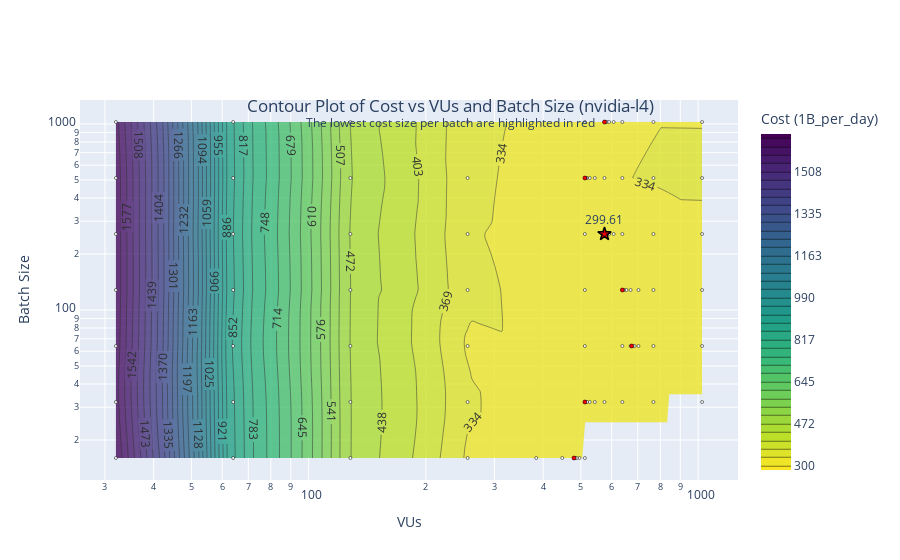
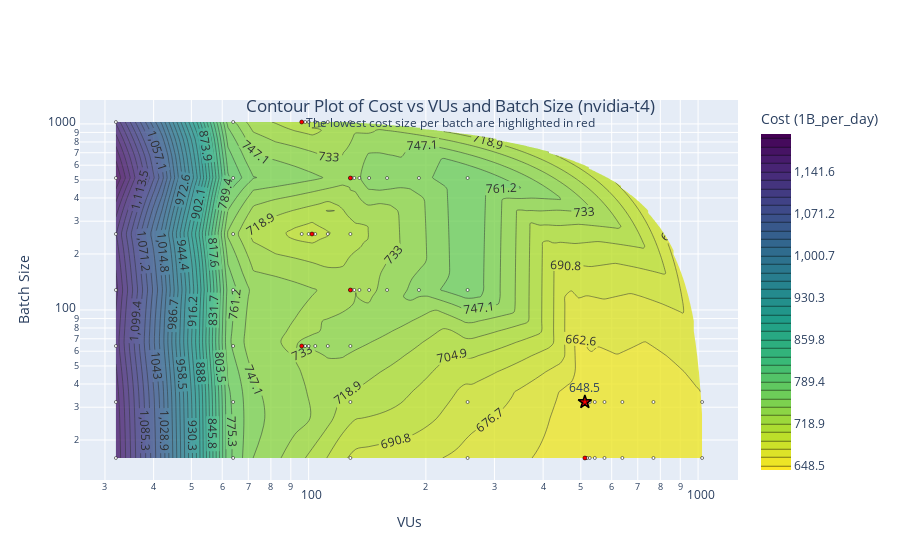

Here is the notebook cell these charts were saved with, in order:
### Code cell
import plotly.graph_objects as go
import scipy.interpolate
import numpy as np
import pandas as pd
import base64
import json

# Load your DataFrame (ensure it contains 'vus', 'batch_size', '1B_cost', and 'hw_type')
contour_figs = {}
for hw in df["hw_type"].unique():
    df_hw = df[(df["hw_type"] == hw) & (df["vus"] > 20)].copy()

    # Define percentile bins for cost
    percentiles = np.linspace(0, 100, 40)  # Define bins using percentiles
    cost_bins = np.percentile(df_hw["1B_cost"], percentiles)  # Compute cost bins

    # Create grid for interpolation (Now X = VUs, Y = batch_size)
    grid_x_real, grid_y_real = np.meshgrid(
        np.linspace(df_hw["vus"].min(), df_hw["vus"].max(), 100),  # X-axis is now VUs
        np.linspace(df_hw["batch_size"].min(), df_hw["batch_size"].max(), 100)  # Y-axis is now batch_size
    )

    # Interpolate cost data (Now X = VUs, Y = batch_size)
    grid_z_real = scipy.interpolate.griddata(
        (df_hw["vus"], df_hw["batch_size"]),  # Order remains the same
        df_hw["1B_cost"],
        (grid_x_real, grid_y_real),  # Adjusted grid order
        method='linear'  # Linear interpolation for smoother transitions
    )

    # Identify the 5 lowest cost points
    lowest_cost_points = df_hw.nsmallest(1, "1B_cost")

    # Identify the minimum cost point for each batch size
    min_per_batch = df_hw.loc[df_hw.groupby("batch_size")["1B_cost"].idxmin()]

    # Create Plotly figure
    fig_hw = go.Figure()

    # Contour plot with percentile-based cost bins
    fig_hw.add_trace(
        go.Contour(
            z=grid_z_real,
            x=np.linspace(df_hw["vus"].min(), df_hw["vus"].max(), 100),  # X-axis is now VUs
            y=np.linspace(df_hw["batch_size"].min(), df_hw["batch_size"].max(), 100),  # Y-axis is now batch_size
            colorscale="viridis_r",
            contours=dict(
                start=cost_bins[0],
                end=cost_bins[-1],
                size=np.diff(cost_bins).mean(),  # Uses percentile bins
                showlabels=True
            ),
            colorbar=dict(title="Cost (1B_per_day)"),
            hovertemplate="VUs: %{x}<br>Batch Size: %{y}<br>Cost: %{z}",
            opacity=0.8  # Reduce opacity to make scatter points stand out
        )
    )

    # Scatter plot of actual data points
    fig_hw.add_trace(
        go.Scatter(
            x=df_hw["vus"],  # X-axis is now VUs
            y=df_hw["batch_size"],  # Y-axis is now batch_size
            mode="markers",
            marker=dict(size=3, color="white", line=dict(width=0.5, color="black")),  
            name="Real Data Points",
            hovertemplate="VUs: %{x}<br>Batch Size: %{y}<br>Cost: %{text}",
            text=df_hw["1B_cost"].round(2),
            showlegend=False
        )
    )

    # Scatter plot for lowest global cost points (Red Stars)
    fig_hw.add_trace(
        go.Scatter(
            x=lowest_cost_points["vus"],
            y=lowest_cost_points["batch_size"],
            mode="markers+text",
            marker=dict(size=10, color="red", symbol="star", line=dict(width=1.5, color="black")),
            name="Lowest 5 Cost Points",
            hovertemplate="VUs: %{x}<br>Batch Size: %{y}<br>Cost: %{text}",
            text=lowest_cost_points["1B_cost"].round(2),
            textposition="top center",
            showlegend=False
        )
    )

    # Scatter plot for minimum cost per batch size (Small Red Dots)
    fig_hw.add_trace(
        go.Scatter(
            x=min_per_batch["vus"],
            y=min_per_batch["batch_size"],
            mode="markers",
            marker=dict(size=4, color="red", line=dict(width=0.5, color="black")),
            name="Min Cost per Batch Size",
            hovertemplate="VUs: %{x}<br>Batch Size: %{y}<br>Cost: %{text}",
            text=min_per_batch["1B_cost"].round(2),
            showlegend=False
        )
    )

    fig_hw.update_layout(
        title=f"Cost vs VUs and Batch Size ({hw})",
        xaxis_title="VUs",
        yaxis_title="Batch Size",
        xaxis_type="log",
        yaxis_type="log"
    )

    fig_hw.update_layout(
    title={
        "text": f"Contour Plot of Cost vs VUs and Batch Size ({hw})<br><sup>The lowest cost size per batch are highlighted in red</sup>",
        "x": 0.5,  # Center align
        "y": 0.8,  # Adjust vertical position
    }
    )

    fig_hw.show()
    contour_figs[hw] = fig_hw.to_json()

encoded_data = base64.b64encode(json.dumps(contour_figs).encode()).decode()

### Figure 1 — Plotly figure (JSON) as saved in the notebook; plotly's stock layout.template omitted (floating-point values rounded to 4 significant figures; data arrays with more than 128 entries replaced by an {"elided": "..."} marker saying what was removed)
{"data": [{"colorbar": {"title": {"text": "Cost (1B_per_day)"}}, "colorscale": [[0, "#fde725"], [0.1111, "#b5de2b"], [0.2222, "#6ece58"], [0.3333, "#35b779"], [0.4444, "#1f9e89"], [0.5556, "#26828e"], [0.6667, "#31688e"], [0.7778, "#3e4989"], [0.8889, "#482878"], [1, "#440154"]], "contours": {"end": 1646.0, "showlabels": true, "size": 34.52, "start": 299.6}, "hovertemplate": "VUs: %{x}<br>Batch Size: %{y}<br>Cost: %{z}", "opacity": 0.8, "type": "contour", "x": [32, 42.02, 52.04, 62.06, 72.08, 82.1, 92.12, 102.1, 112.2, 122.2, 132.2, 142.2, 152.2, 162.3, 172.3, 182.3, 192.3, 202.3, 212.4, 222.4, 232.4, 242.4, 252.4, 262.5, 272.5, 282.5, 292.5, 302.5, 312.6, 322.6, 332.6, 342.6, 352.6, 362.7, 372.7, 382.7, 392.7, 402.7, 412.8, 422.8, 432.8, 442.8, 452.8, 462.9, 472.9, 482.9, 492.9, 502.9, 513.0, 523.0, 533.0, 543.0, 553.1, 563.1, 573.1, 583.1, 593.1, 603.2, 613.2, 623.2, 633.2, 643.2, 653.3, 663.3, 673.3, 683.3, 693.3, 703.4, 713.4, 723.4, 733.4, 743.4, 753.5, 763.5, 773.5, 783.5, 793.5, 803.6, 813.6, 823.6, 833.6, 843.6, 853.7, 863.7, 873.7, 883.7, 893.7, 903.8, 913.8, 923.8, 933.8, 943.8, 953.9, 963.9, 973.9, 983.9, 993.9, 1004.0, 1014.0, 1024], "y": [16, 26.18, 36.36, 46.55, 56.73, 66.91, 77.09, 87.27, 97.45, 107.6, 117.8, 128, 138.2, 148.4, 158.5, 168.7, 178.9, 189.1, 199.3, 209.5, 219.6, 229.8, 240, 250.2, 260.4, 270.5, 280.7, 290.9, 301.1, 311.3, 321.5, 331.6, 341.8, 352, 362.2, 372.4, 382.5, 392.7, 402.9, 413.1, 423.3, 433.5, 443.6, 453.8, 464, 474.2, 484.4, 494.5, 504.7, 514.9, 525.1, 535.3, 545.5, 555.6, 565.8, 576, 586.2, 596.4, 606.5, 616.7, 626.9, 637.1, 647.3, 657.5, 667.6, 677.8, 688, 698.2, 708.4, 718.5, 728.7, 738.9, 749.1, 759.3, 769.5, 779.6, 789.8, 800, 810.2, 820.4, 830.5, 840.7, 850.9, 861.1, 871.3, 881.5, 891.6, 901.8, 912, 922.2, 932.4, 942.5, 952.7, 962.9, 973.1, 983.3, 993.5, 1004.0, 1014.0, 1024], "z": {"elided": "100x100 float values"}}, {"hovertemplate": "VUs: %{x}<br>Batch Size: %{y}<br>Cost: %{text}", "marker": {"color": "white", "line": {"color": "black", "width": 0.5}, "size": 3}, "mode": "markers", "name": "Real Data Points", "showlegend": false, "text": [306.5, 303.2, 303.5, 314.2, 308.5, 338.1, 459.4, 325.6, 302.3, 321.5, 325.3, 323.8, 339.2, 466.7, 318.6, 313.3, 301.2, 306.7, 331.3, 330.9, 301.7, 308.8, 299.6, 301.1, 324.0, 320.9, 303.4, 321.9, 321.4, 304.3, 461.8, 343.0, 302.8, 312.4, 328.6, 460.5, 323.1, 310.4, 318.6, 300.7, 300.3, 312.7, 302.1, 341.3, 460.2, 827.9, 818.9, 325.2, 341.0, 313.6, 322.2, 830.1, 320.7, 328.9, 309.8, 826.1, 1625.0, 311.4, 328.8, 331.0, 1646.0, 463.1, 322.1, 328.3, 302.2, 316.3, 1636.0, 1634.0, 321.2, 1623.0, 305, 1637.0, 304.9, 312.8, 319.1, 302.7, 826.9, 316.6, 322.7, 325.9, 303.0, 364.0, 326.5, 329.4, 338.5, 463.6, 301.2, 314.6, 317.7, 1638.0, 301.7, 302.7, 822.8, 318.2, 301.5, 828.2], "type": "scatter", "x": [512, 641, 1024, 519, 768, 256, 128, 515, 1024, 480, 1024, 496, 256, 128, 639, 543, 677, 579, 607, 575, 512, 768, 575, 591, 384, 513, 671, 583, 639, 647, 128, 256, 703, 577, 256, 128, 448, 703, 527, 768, 512, 512, 671, 768, 128, 64, 64, 768, 256, 512, 484, 64, 527, 488, 687, 64, 32, 575, 1024, 639, 32, 128, 513, 256, 639, 607, 32, 32, 579, 32, 1024, 32, 655, 643, 575, 639, 64, 591, 482, 543, 583, 1024, 512, 768, 256, 128, 675, 512, 515, 32, 577, 679, 64, 519, 639, 64], "y": [64, 128, 64, 512, 64, 256, 256, 512, 256, 16, 32, 16, 512, 512, 1024, 512, 64, 256, 256, 512, 128, 128, 256, 256, 16, 512, 128, 1024, 32, 128, 128, 128, 64, 1024, 64, 64, 16, 128, 32, 256, 256, 512, 64, 512, 1024, 512, 64, 32, 1024, 32, 16, 16, 512, 16, 64, 1024, 1024, 1024, 1024, 512, 16, 16, 32, 16, 256, 1024, 512, 64, 1024, 32, 128, 256, 128, 128, 32, 64, 128, 1024, 16, 32, 256, 512, 16, 1024, 32, 32, 64, 1024, 32, 128, 256, 64, 256, 32, 128, 32]}, {"hovertemplate": "VUs: %{x}<br>Batch Size: %{y}<br>Cost: %{text}", "marker": {"color": "red", "line": {"color": "black", "width": 1.5}, "size": 10, "symbol": "star"}, "mode": "markers+text", "name": "Lowest 5 Cost Points", "showlegend": false, "text": [299.6], "textposition": "top center", "type": "scatter", "x": [575], "y": [256]}, {"hovertemplate": "VUs: %{x}<br>Batch Size: %{y}<br>Cost: %{text}", "marker": {"color": "red", "line": {"color": "black", "width": 0.5}, "size": 4}, "mode": "markers", "name": "Min Cost per Batch Size", "showlegend": false, "text": [321.5, 313.6, 301.2, 301.5, 299.6, 312.7, 311.4], "type": "scatter", "x": [480, 512, 675, 639, 575, 512, 575], "y": [16, 32, 64, 128, 256, 512, 1024]}], "layout": {"title": {"text": "Contour Plot of Cost vs VUs and Batch Size (nvidia-l4)<br><sup>The lowest cost size per batch are highlighted in red</sup>", "x": 0.5, "y": 0.8}, "xaxis": {"title": {"text": "VUs"}, "type": "log"}, "yaxis": {"title": {"text": "Batch Size"}, "type": "log"}}}

### Figure 2 — Plotly figure (JSON) as saved in the notebook; plotly's stock layout.template omitted (floating-point values rounded to 4 significant figures; data arrays with more than 128 entries replaced by an {"elided": "..."} marker saying what was removed)
{"data": [{"colorbar": {"title": {"text": "Cost (1B_per_day)"}}, "colorscale": [[0, "#fde725"], [0.1111, "#b5de2b"], [0.2222, "#6ece58"], [0.3333, "#35b779"], [0.4444, "#1f9e89"], [0.5556, "#26828e"], [0.6667, "#31688e"], [0.7778, "#3e4989"], [0.8889, "#482878"], [1, "#440154"]], "contours": {"end": 1198.0, "showlabels": true, "size": 14.09, "start": 648.5}, "hovertemplate": "VUs: %{x}<br>Batch Size: %{y}<br>Cost: %{z}", "opacity": 0.8, "type": "contour", "x": [32, 42.02, 52.04, 62.06, 72.08, 82.1, 92.12, 102.1, 112.2, 122.2, 132.2, 142.2, 152.2, 162.3, 172.3, 182.3, 192.3, 202.3, 212.4, 222.4, 232.4, 242.4, 252.4, 262.5, 272.5, 282.5, 292.5, 302.5, 312.6, 322.6, 332.6, 342.6, 352.6, 362.7, 372.7, 382.7, 392.7, 402.7, 412.8, 422.8, 432.8, 442.8, 452.8, 462.9, 472.9, 482.9, 492.9, 502.9, 513.0, 523.0, 533.0, 543.0, 553.1, 563.1, 573.1, 583.1, 593.1, 603.2, 613.2, 623.2, 633.2, 643.2, 653.3, 663.3, 673.3, 683.3, 693.3, 703.4, 713.4, 723.4, 733.4, 743.4, 753.5, 763.5, 773.5, 783.5, 793.5, 803.6, 813.6, 823.6, 833.6, 843.6, 853.7, 863.7, 873.7, 883.7, 893.7, 903.8, 913.8, 923.8, 933.8, 943.8, 953.9, 963.9, 973.9, 983.9, 993.9, 1004.0, 1014.0, 1024], "y": [16, 26.18, 36.36, 46.55, 56.73, 66.91, 77.09, 87.27, 97.45, 107.6, 117.8, 128, 138.2, 148.4, 158.5, 168.7, 178.9, 189.1, 199.3, 209.5, 219.6, 229.8, 240, 250.2, 260.4, 270.5, 280.7, 290.9, 301.1, 311.3, 321.5, 331.6, 341.8, 352, 362.2, 372.4, 382.5, 392.7, 402.9, 413.1, 423.3, 433.5, 443.6, 453.8, 464, 474.2, 484.4, 494.5, 504.7, 514.9, 525.1, 535.3, 545.5, 555.6, 565.8, 576, 586.2, 596.4, 606.5, 616.7, 626.9, 637.1, 647.3, 657.5, 667.6, 677.8, 688, 698.2, 708.4, 718.5, 728.7, 738.9, 749.1, 759.3, 769.5, 779.6, 789.8, 800, 810.2, 820.4, 830.5, 840.7, 850.9, 861.1, 871.3, 881.5, 891.6, 901.8, 912, 922.2, 932.4, 942.5, 952.7, 962.9, 973.1, 983.3, 993.5, 1004.0, 1014.0, 1024], "z": {"elided": "100x100 float values"}}, {"hovertemplate": "VUs: %{x}<br>Batch Size: %{y}<br>Cost: %{text}", "marker": {"color": "white", "line": {"color": "black", "width": 0.5}, "size": 3}, "mode": "markers", "name": "Real Data Points", "showlegend": false, "text": [655.9, 745.3, 726.2, 650.8, 773.5, 761.2, 658.8, 694.2, 654.5, 758.5, 1143.0, 719.3, 743.8, 651.9, 716.6, 657.4, 684.1, 728.5, 1161.0, 743.9, 656.6, 720.9, 657.0, 775.8, 709.6, 739.7, 703.4, 661.7, 714.4, 738.6, 724.3, 712.0, 728.6, 648.5, 653.5, 765.3, 698.8, 738.6, 652.6, 654.5, 716.0, 1198.0, 653.7, 672.8, 687.0, 732.4, 653.6, 751.3, 754.8, 729.3, 756.4, 656.2, 740.0, 657.9, 735.9, 708.3, 652.4, 741.9, 1165.0, 738.6, 730.5, 1150.0, 752.6, 1169.0, 656.3, 710.6, 698.0, 657.5, 733.1, 755.6, 739.5, 1139.0], "type": "scatter", "x": [543, 64, 128, 512, 256, 159, 768, 102, 575, 143, 32, 64, 100, 519, 128, 513, 256, 129, 32, 135, 515, 112, 575, 256, 104, 128, 112, 1024, 104, 159, 128, 128, 143, 512, 768, 64, 96, 98, 543, 515, 98, 32, 513, 256, 128, 135, 519, 129, 64, 96, 192, 639, 131, 1024, 128, 96, 527, 112, 32, 104, 64, 32, 192, 32, 639, 100, 100, 527, 131, 64, 64, 32], "y": [32, 128, 128, 16, 128, 512, 16, 256, 32, 512, 256, 256, 64, 32, 32, 16, 32, 128, 128, 512, 32, 1024, 16, 512, 256, 512, 256, 32, 1024, 128, 1024, 256, 128, 32, 32, 512, 256, 64, 16, 16, 1024, 512, 32, 16, 16, 128, 16, 512, 32, 64, 512, 32, 512, 16, 64, 1024, 32, 64, 32, 64, 1024, 64, 128, 16, 16, 1024, 256, 16, 128, 16, 64, 1024]}, {"hovertemplate": "VUs: %{x}<br>Batch Size: %{y}<br>Cost: %{text}", "marker": {"color": "red", "line": {"color": "black", "width": 1.5}, "size": 10, "symbol": "star"}, "mode": "markers+text", "name": "Lowest 5 Cost Points", "showlegend": false, "text": [648.5], "textposition": "top center", "type": "scatter", "x": [512], "y": [32]}, {"hovertemplate": "VUs: %{x}<br>Batch Size: %{y}<br>Cost: %{text}", "marker": {"color": "red", "line": {"color": "black", "width": 0.5}, "size": 4}, "mode": "markers", "name": "Min Cost per Batch Size", "showlegend": false, "text": [650.8, 648.5, 729.3, 726.2, 694.2, 739.7, 708.3], "type": "scatter", "x": [512, 512, 96, 128, 102, 128, 96], "y": [16, 32, 64, 128, 256, 512, 1024]}], "layout": {"title": {"text": "Contour Plot of Cost vs VUs and Batch Size (nvidia-t4)<br><sup>The lowest cost size per batch are highlighted in red</sup>", "x": 0.5, "y": 0.8}, "xaxis": {"title": {"text": "VUs"}, "type": "log"}, "yaxis": {"title": {"text": "Batch Size"}, "type": "log"}}}
